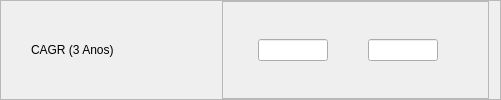
              <widget class="QFrame" name="fFiis_CAGR">
               <property name="frameShape">
                <enum>QFrame::StyledPanel</enum>
               </property>
               <property name="frameShadow">
                <enum>QFrame::Raised</enum>
               </property>
               <layout class="QHBoxLayout" name="horizontalLayout_106">
                <property name="leftMargin">
                 <number>30</number>
                </property>
                <property name="topMargin">
                 <number>0</number>
                </property>
                <property name="bottomMargin">
                 <number>0</number>
                </property>
                <item>
                 <widget class="QLabel" name="label_70">
                  <property name="minimumSize">
                   <size>
                    <width>185</width>
                    <height>0</height>
                   </size>
                  </property>
                  <property name="maximumSize">
                   <size>
                    <width>185</width>
                    <height>150</height>
                   </size>
                  </property>
                  <property name="styleSheet">
                   <string notr="true">font: 14pt &quot;Segoe UI&quot;;</string>
                  </property>
                  <property name="text">
                   <string>CAGR (3 Anos)</string>
                  </property>
                  <property name="alignment">
                   <set>Qt::AlignLeading|Qt::AlignLeft|Qt::AlignVCenter</set>
                  </property>
                 </widget>
                </item>
                <item>
                 <widget class="QFrame" name="frame_88">
                  <property name="frameShape">
                   <enum>QFrame::StyledPanel</enum>
                  </property>
                  <property name="frameShadow">
                   <enum>QFrame::Raised</enum>
                  </property>
                  <layout class="QHBoxLayout" name="horizontalLayout_107">
                   <property name="spacing">
                    <number>0</number>
                   </property>
                   <property name="leftMargin">
                    <number>35</number>
                   </property>
                   <property name="topMargin">
                    <number>0</number>
                   </property>
                   <property name="rightMargin">
                    <number>50</number>
                   </property>
                   <property name="bottomMargin">
                    <number>0</number>
                   </property>
                   <item>
                    <widget class="QLineEdit" name="min_Fiis_CAGR">
                     <property name="maximumSize">
                      <size>
                       <width>70</width>
                       <height>16777215</height>
                      </size>
                     </property>
                     <property name="focusPolicy">
                      <enum>Qt::StrongFocus</enum>
                     </property>
                     <property name="alignment">
                      <set>Qt::AlignCenter</set>
                     </property>
                    </widget>
                   </item>
                   <item>
                    <spacer name="horizontalSpacer_51">
                     <property name="orientation">
                      <enum>Qt::Horizontal</enum>
                     </property>
                     <property name="sizeType">
                      <enum>QSizePolicy::Expanding</enum>
                     </property>
                     <property name="sizeHint" stdset="0">
                      <size>
                       <width>40</width>
                       <height>20</height>
                      </size>
                     </property>
                    </spacer>
                   </item>
                   <item>
                    <widget class="QLineEdit" name="max_Fiis_CAGR">
                     <property name="maximumSize">
                      <size>
                       <width>70</width>
                       <height>16777215</height>
                      </size>
                     </property>
                     <property name="focusPolicy">
                      <enum>Qt::StrongFocus</enum>
                     </property>
                     <property name="alignment">
                      <set>Qt::AlignCenter</set>
                     </property>
                    </widget>
                   </item>
                  </layout>
                 </widget>
                </item>
               </layout>
              </widget>
